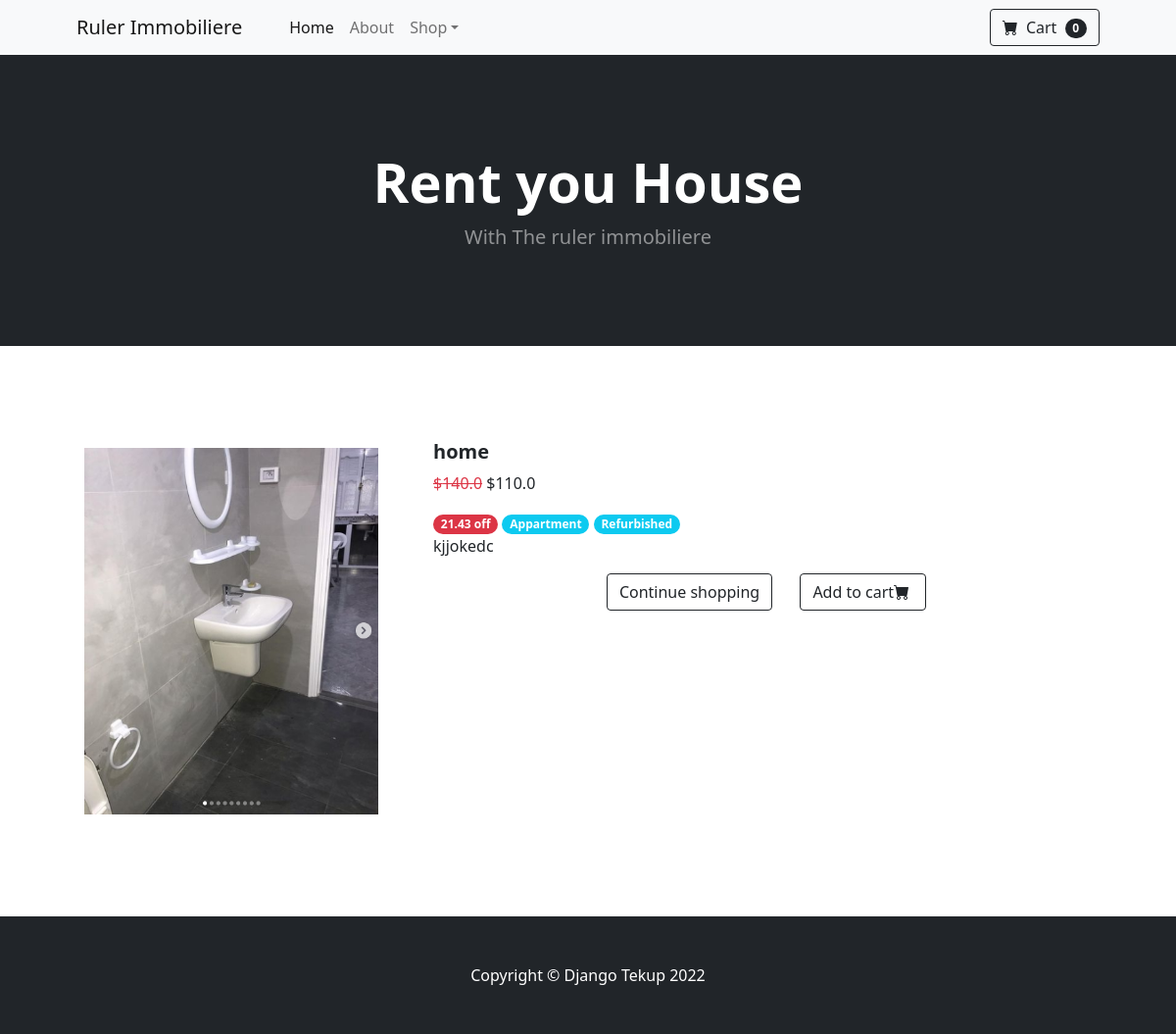
/product/home-hot/, run on the app's committed database.
### frontend/models.py (models this page shows, shortened)
class Item(models.Model):
    title = models.CharField(max_length=100)
    price = models.FloatField()
    discount_price = models.FloatField(blank=True, null=True)
    category = models.CharField(choices=CATEGORY_CHOICES, max_length=5)
    label = models.CharField(choices=LABEL_CHOICES, max_length=5)
    slug = models.SlugField()
    description = models.TextField()
    image = models.ImageField()
    def get_discount_percent(self):
        discount_percent = 100 - ( self.discount_price * 100 / self.price)
        return discount_percent

### frontend/views.py (the view)
# urls.py: path('product/<slug>/', views.ProductDetailView.as_view(), name='detail')
class ProductDetailView(DetailView):
    model = Item
    template_name = 'detail.html'

### templates/detail.html (shortened to what this page needs)
{% extends 'base.html' %}
{% block content %}
<section class="py-5">
            <div class="container px-4 px-lg-5 mt-5">
                <div class="row gx-md-5 justify-content-center">
                    <div class="col-md-4 mb-5">
                            <img class="card-img-top p-2" src="{{ object.image.url }}" alt="..." />
                        </div>
                        <div class="col-md-8 mb-5">
                            <h5 class="fw-bolder">{{ item.title }}</h5>
                                    {% if item.discount_price %}
                                  <p><del class="mt-2 text-danger">${{ item.price }}</del>
                                  ${{ item.discount_price }}</p>
                                    <span class="badge rounded-pill bg-danger">{{ item.get_discount_percent|floatformat:2 }} off</span>
                                    {% else %}
                                    <p>${{ item.price }}</p>
                                    {% endif %}
                                    <span class="badge rounded-pill bg-info">{{ item.get_category_display }} </span>
                                    <span class="badge rounded-pill bg-info">{{ item.get_label_display }} </span>
                                    <p>{{ item.description }}</p>
                            <div class="card-footer p-4 pt-0 border-top-0 bg-transparent">
                                <div class="text-center">
                             <a class="btn btn-outline-dark mt-auto me-4" href="{% url 'frontend:home' %}">Continue shopping</a>
                             <a class="btn btn-outline-dark mt-auto" href="#">Add to cart<i class="bi-cart-fill me-1"></i></a>
                            </div>
                    </div>
                        </div>
                    </div>
                </div>
        </section>
{% endblock %}

### data on the page
Item: image (picture), title "home", price "140.0", discount_price "110.0", get_discount_percent "21.43", category "Appartment", label "Refurbished", description "kjjokedc"
